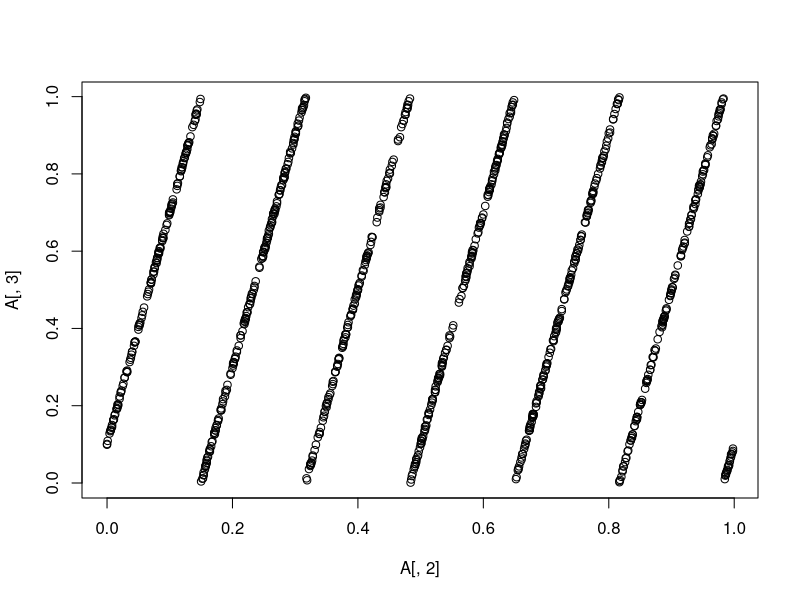
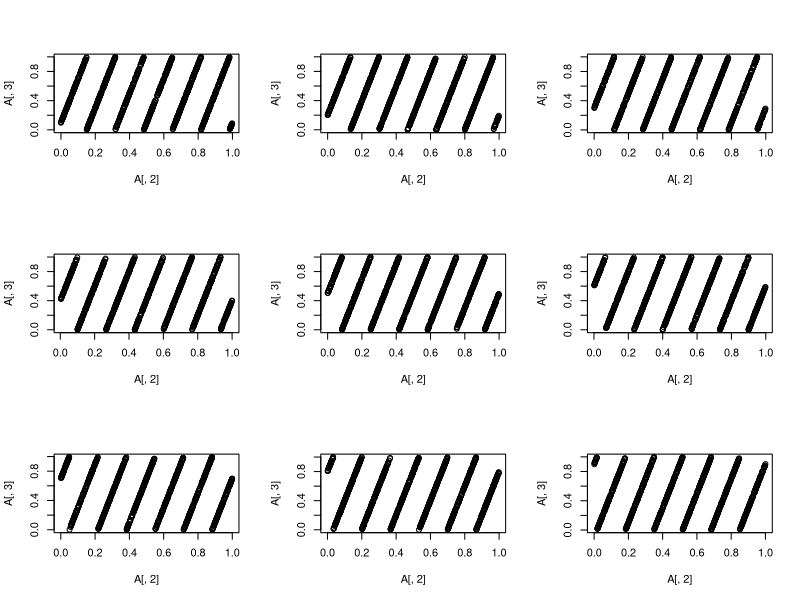

Write R code to recreate these figures, in order.
## ---- chunk 1
setwd("~/Documents/Documents/Fall2018/StatsComputingA/assignment-1-yilundai")

## ---- chunk 2
Fibonacci <- numeric(30) 
Fibonacci[1] <- Fibonacci[2] <- 1 
for (i in 3:30)
   Fibonacci[i] <- Fibonacci[i - 2] + Fibonacci[i - 1]

## ---- chunk 3
Ratios <- numeric(29)
for (i in 2:29)
  Ratios[i-1] <- Fibonacci[i] / Fibonacci[i-1]

## ---- chunk 4
Ratios
## ---- chunk 5
golden_ratio <- (1 + sqrt(5)) / 2
golden_ratio
## ---- chunk 6
difference <- NULL
for (i in 1:29) {
  difference <- c(difference, abs(Ratios[i] - golden_ratio))
}
print(difference)
## ---- chunk 7
i = 3
fib = c(1,1)
while(abs(fib[i-1]/fib[i-2]-golden_ratio) > 0.00001){
  fib[i] <- fib[i-2] + fib[i-1]
  i <- i + 1
}
print(fib)
length(fib)
## ---- chunk 8
answer <- 0
for (j in 1:5) 
  answer <- answer + j

print(answer)
## ---- chunk 9
answer <- NULL
for (j in 1:5) 
  answer <- c(answer, j)

print(answer)
## ---- chunk 10
answer <- 0
for (j in 1:5) 
  answer <- c(answer, j)

print(answer)
## ---- chunk 11
answer <- 1
for (j in 1:5) 
  answer <- answer * j

print(answer)
## ---- chunk 12
gic_return <- function(P, n) {
  i <- 0
  if(n <= 3) {
    i <- 0.03
  } else {
    i <- 0.05
  }
  I <- P * ((1 + i)^n - 1)
  return(I)
}

gic_return(1, 2)
## ---- chunk 13
mortgage <- function(n, P, open){
  if(open == TRUE){
    i <- 0.05
  } else {
    i <- 0.04
  }
  R <- P * i / (1 - (1 + i)^(-n))
  return(R)
  
}

mortgage(1, 2, TRUE)
## ---- chunk 14

Fibonacci <- c(1, 1) 
while (Fibonacci[length(Fibonacci)]+
                 Fibonacci[length(Fibonacci)-1] < 300) {
  Fibonacci <- c(Fibonacci, Fibonacci[length(Fibonacci)] +
                   Fibonacci[length(Fibonacci)-1])

}

Fibonacci


## ---- chunk 15
i <- c(0.006, (1-(1+0.006)^-20)/19)
while (abs(i[length(i)] - (1-(1+i[length(i)])^-20)/19) >= 0.000001){
  i <- c(i, (1-(1+i[length(i)])^-20)/19)
}
i_value <- i[length(i)]
i_value
## ---- chunk 16
i <- c(0.006, (1-(1+0.006)^-20)/19)
num_iter <- 0
while (abs(i[length(i)] - (1-(1+i[length(i)])^-20)/19) >= 0.000001){
  i <- c(i, (1-(1+i[length(i)])^-20)/19)
  num_iter <- num_iter + 1
}
i_value <- i[length(i)]
i_value
print(num_iter)
## ---- chunk 17
Eratosthenes <- function(n) {
 if (n >= 2) {
   sieve <- seq(2, n)
   primes <- c()
   repeat{
     if(length(sieve) <= 0) break
     p <- sieve[1]
     primes <- c(primes, p)
     sieve <- sieve[(sieve %% p) != 0]
   }
   return(primes) 
 } else {
     stop("Input value of n should be at least 2.") }
}

Eratosthenes(10)
## ---- chunk 18
compound.interest <- function(P, i.r, n){
  interest <- P * (1 + i.r)^n
  return(interest)
}
## ---- chunk 19
Ng <- compound.interest(1000, 0.01, 30)
print(Ng)
## ---- chunk 20
find_zero <- function(a, b, f){
  if(f(a) * f(b) < 0){
    while((a != b)){
      mid <- (a+b)/2
      if(f(a) * f(mid) < 0){
        b <- mid
      } else {
        a <- mid
      }
    }
    return(a)
  } else if(f(a) == 0) {
    return(a)
  } else if(f(b) == 0) {
    return(b)
  } else {
    stop("f(a) and f(b) should be of opposite sign.")
  }
}
## ---- chunk 21
f1 <- function(x){
  y <- x^2 -1
  return(y)
}

find_zero(0, 2, f = f1)
## ---- chunk 22
mergesort <- function (x, decrease) {
  len <- length(x)
  if(len < 2){
    result <- x
  } else {
    y <- x[1:(len %/% 2)]
    z <-x[(len%/%2 + 1):len]
    y <- mergesort(y, decrease)
    z <- mergesort(z, decrease)
    result <- c()
    while (min(length(y), length(z)) > 0) {
      if (decrease == TRUE) {
        if (y[1] > z[1]) {
          result <- c(result, y[1])
          y <- y[-1]
        } else {
          result <- c(result, z[1])
          z <- z[-1]
        }
        
      } else {
        if (y[1] < z[1]) {
          result <- c(result, y[1])
          y <- y[-1]
        } else {
          result <- c(result, z[1])
          z <- z[-1]
        }
      }
    }
  if (length(y) > 0) {
    result <- c(result, y)
  } else {
    result <- c(result, z)
  }
  }
  return(result)
}
     
## ---- chunk 23
mergesort(c(1, 2, 3, 4, 5, 6, 7) , TRUE)
## ---- chunk 24
grad <- function(expr){
  result <- attr(expr, "gradient")[1]
  return(result)
}
solvexy <- function(x0, y0, f, g, delta_val){
  
  fx <- deriv(f, "x")
  fy <- deriv(f, "y")
  gx <- deriv(g, "x")
  gy <- deriv(g, "y")
  xvec <- c(x0)
  yvec <- c(y0)
  x <- x0
  y <- y0
  fn <- eval(fx)[1]
  gn <- eval(gx)[1]
  fxn <- grad(eval(fx))
  fyn <- grad(eval(fy))
  gxn <- grad(eval(gx))
  gyn <- grad(eval(gy))
  dn <- fxn * gyn - fyn * gxn

  
  while((abs(fn) > delta_val) || (abs(gn) > delta_val)){
    xn <- x - (gyn * fn  - fyn * gn) / dn
    yn <- y - (fxn * gn - gxn * fn) / dn
    x <- xn
    y <- yn
    fn <- eval(fx)[1]
    gn <- eval(gx)[1]
    fxn <- grad(eval(fx))
    fyn <- grad(eval(fy))
    gxn <- grad(eval(gx))
    gyn <- grad(eval(gy))
    dn <- fxn * gyn - fyn * gxn
  }
  
  return(c(x, y))
  
  
}
## ---- chunk 25
f <- z ~ x + y
g <- z ~ x^2 + 2 * y^2 - 2
solvexy(-1, 1, f, g, 0.0001)
## ---- chunk 26
sqrt(2/3)
## ---- chunk 27
results <- numeric(3000000) 
y <- 123
for (i in 1:3000000) {
   y <- (65539*y) %% (2^31)
   results[i] <- round(y / (2^31), 3)
 }
## ---- chunk 28
M <- matrix(results, ncol = 3, byrow = TRUE)

## ---- chunk 29
x <- 0.1
A = M[M[,1] == x, ]
A2A3 <- plot(A[,2], A[,3])
A2A3
## ---- chunk 30
xvals <- seq(1,9)
xvals <- xvals/10
par(mfrow=c(3,3))
for(i in 1:9){
  A <- M[M[,1] == xvals[i], ]
  plot(A[,2], A[,3])
}

## ---- chunk 31
directpoly <- function(x, coefficients){
  n <- length(coefficients)
  P <- 0
  i <- 1
  while(i <= n){
    P <- P + coefficients[i] * (x^(i-1))
    i <- i + 1
  }
  return(P)
}

## ---- chunk 32
directpoly(3, seq(1,3))
## ---- chunk 33
hornerpoly <- function(x, coefficients){
  a <- coefficients[length(coefficients)]
  n = length(coefficients) - 1
  while(n >= 1){
    a <- a*x + coefficients[n]
    n <- n - 1
  }
  return(a)

}
## ---- chunk 34
hornerpoly(c(2,2,3), seq(1,3))
